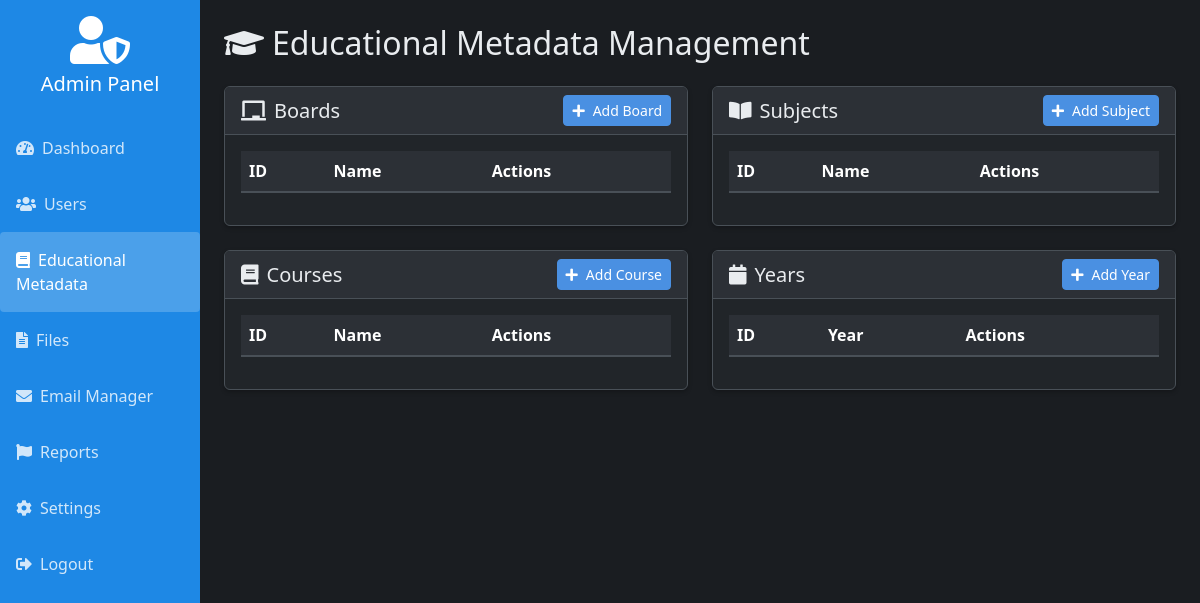
Page /admin/educational_metadata.php (signed in) on the earlier database version.
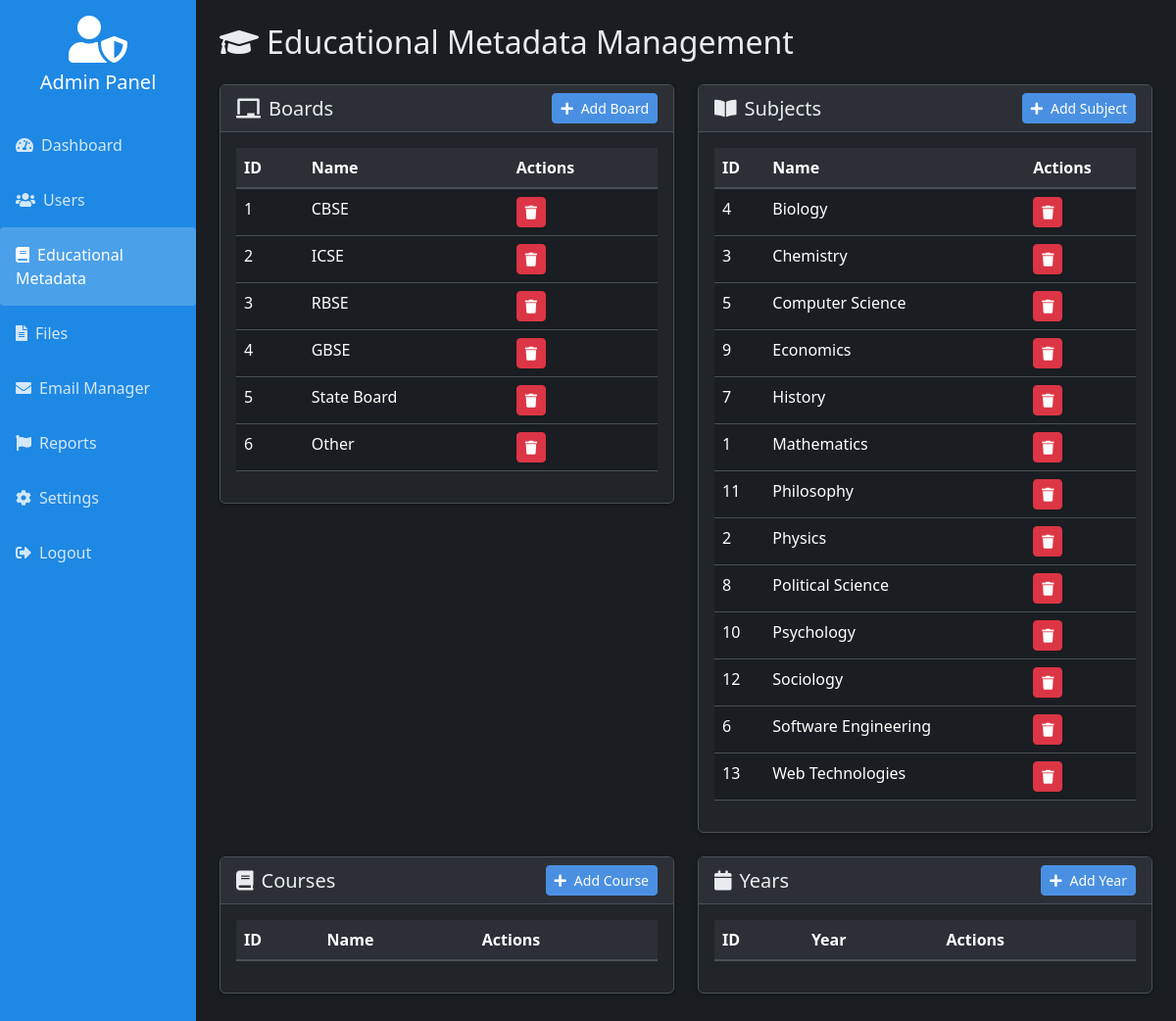
Same page on the later database version.
### tables this page shows
CREATE TABLE `boards` (
  `id` int(11) NOT NULL,
  `name` varchar(50) NOT NULL
);

CREATE TABLE `subjects` (
  `id` int(11) NOT NULL,
  `name` varchar(100) NOT NULL
);

### includes/functions.php (called while the page is built, shortened)
<?php
function getAllSubjects($mysqli)
{
    $result = mysqli_query($mysqli, "SELECT id, name as subject FROM subjects WHERE name != '' ORDER BY name ASC");
    return $result;
}
function getAllBoards($mysqli)
{
    $result = mysqli_query($mysqli, "SELECT id, name as board FROM boards WHERE name != '' ORDER BY id");
    return $result;
}
?>

### admin/educational_metadata.php (the view, shortened to what the changed rows need)
<?php
require_once '../includes/db_connect.php';
require_once '../includes/functions.php';
require_once '../includes/email_manager.php';
$boards = getAllBoards($mysqli);
$subjects = getAllSubjects($mysqli);
require_once '../includes/admin_header.php';
?>
<body>
    <div class="container-fluid">
        <div class="row">
            <div class="col-md-10 p-4">
                <h2 class="mb-4"><i class="fas fa-graduation-cap me-2"></i>Educational Metadata Management</h2>
                <div class="row">
                    <div class="col-md-6 mb-4">
                        <div class="card">
                            <div class="card-body">
                                <div class="table-responsive">
                                    <table class="table" id="boardsTable">
                                        <thead>
                                            <tr>
                                                <th>ID</th>
                                                <th>Name</th>
                                                <th>Actions</th>
                                            </tr>
                                        </thead>
                                        <tbody>
                                            <?php while ($board = mysqli_fetch_assoc($boards)): ?>
                                                <tr>
                                                    <td><?= $board['id']; ?></td>
                                                    <td><?= htmlspecialchars($board['board']); ?></td>
                                                    <td>
                                                        <button class="btn btn-sm btn-danger"
                                                            onclick="removeItem(<?= $board['id']; ?>, 'board')">
                                                            <i class="fas fa-trash"></i>
                                                        </button>
                                                    </td>
                                                </tr>
                                            <?php endwhile; ?>
                                        </tbody>
                                    </table>
                                </div>
                            </div>
                        </div>
                    </div>
                    <div class="col-md-6 mb-4">
                        <div class="card">
                            <div class="card-body">
                                <div class="table-responsive">
                                    <table class="table" id="subjectsTable">
                                        <thead>
                                            <tr>
                                                <th>ID</th>
                                                <th>Name</th>
                                                <th>Actions</th>
                                            </tr>
                                        </thead>
                                        <tbody>
                                            <?php while ($subject = mysqli_fetch_assoc($subjects)): ?>
                                                <tr>
                                                    <td><?= $subject['id']; ?></td>
                                                    <td><?= htmlspecialchars($subject['subject']); ?></td>
                                                    <td>
                                                        <button class="btn btn-sm btn-danger"
                                                            onclick="removeItem(<?= $subject['id']; ?>, 'subject')">
                                                            <i class="fas fa-trash"></i>
                                                        </button>
                                                    </td>
                                                </tr>
                                            <?php endwhile; ?>
                                        </tbody>
                                    </table>
                                </div>
                            </div>
                        </div>
                    </div>
                    <div class="col-md-6 mb-4">
                        <div class="card">
                            <div class="card-body">
                                <div class="table-responsive">
                                    <table class="table" id="coursesTable">
                                        <thead>
                                            <tr>
                                                <th>ID</th>
                                                <th>Name</th>
                                                <th>Actions</th>
                                            </tr>
                                        </thead>
                                    </table>
                                </div>
                            </div>
                        </div>
                    </div>
                    <div class="col-md-6 mb-4">
                        <div class="card">
                            <div class="card-body">
                                <div class="table-responsive">
                                    <table class="table" id="yearsTable">
                                        <thead>
                                            <tr>
                                                <th>ID</th>
                                                <th>Year</th>
                                                <th>Actions</th>
                                            </tr>
                                        </thead>
                                    </table>
                                </div>
                            </div>
                        </div>
                    </div>
                </div>
            </div>
        </div>
    </div>
    <?php
    include '../includes/admin_footer.php'; ?>
</body>
</html>

Differences in the rows shown:
added boards: id "1", name "CBSE"
added boards: id "2", name "ICSE"
added boards: id "3", name "RBSE"
added boards: id "4", name "GBSE"
added boards: id "5", name "State Board"
added boards: id "6", name "Other"
added subjects: id "4", name "Biology"
added subjects: id "3", name "Chemistry"
added subjects: id "5", name "Computer Science"
added subjects: id "9", name "Economics"
added subjects: id "7", name "History"
added subjects: id "1", name "Mathematics"
added subjects: id "11", name "Philosophy"
added subjects: id "2", name "Physics"
added subjects: id "8", name "Political Science"
added subjects: id "10", name "Psychology"
added subjects: id "12", name "Sociology"
added subjects: id "6", name "Software Engineering"
added subjects: id "13", name "Web Technologies"
